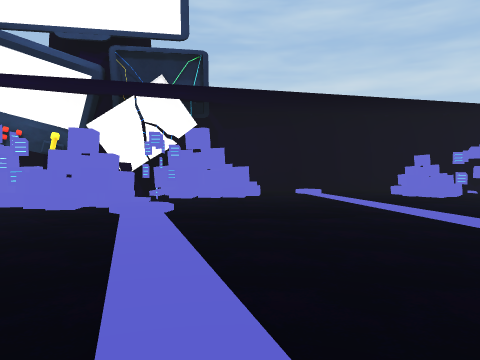
View 1 (above)

16 first-person views from a walk through a Unity game level. The camera is 1.5 m above the floor, tilts 2° down and sees 70° across. The floor is counted in squares, 2 m on a side. Each view is taken from the middle of a square. On the plan, view 1 faces up. The plan holds only what a view shows up to about 11 squares ahead; the rest is blank. The player character is not drawn. Some animated figures are not drawn. Surface patterns are stand-ins for the level's own textures.

View 2
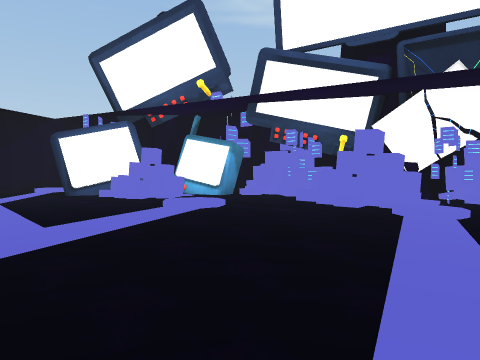

View 3
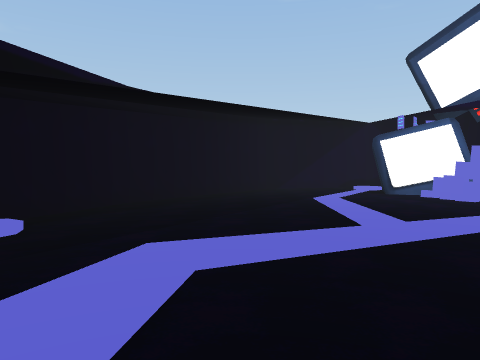

View 4
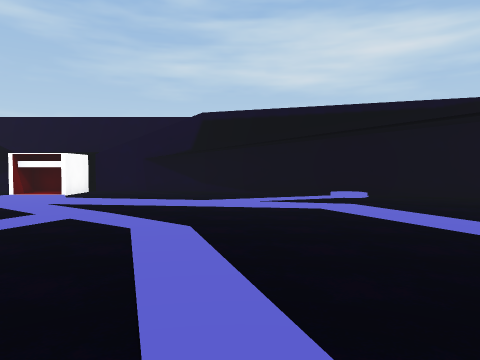

View 5
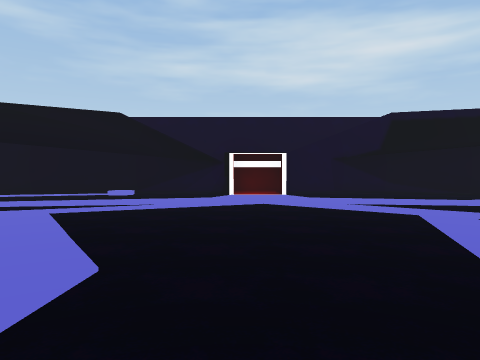

View 6
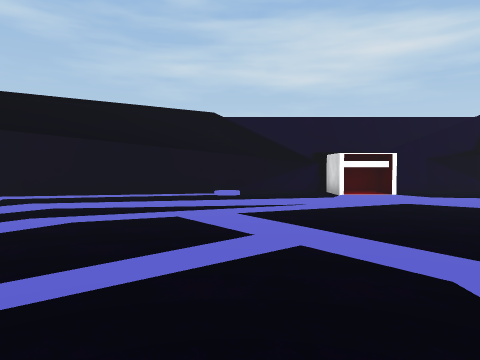

View 7
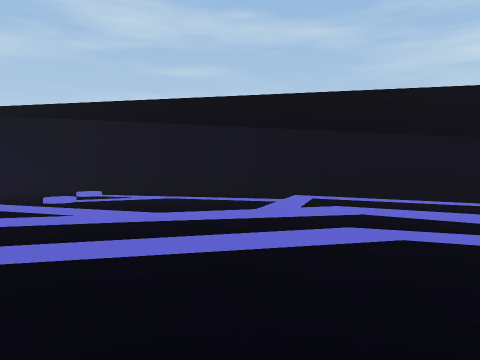

View 8
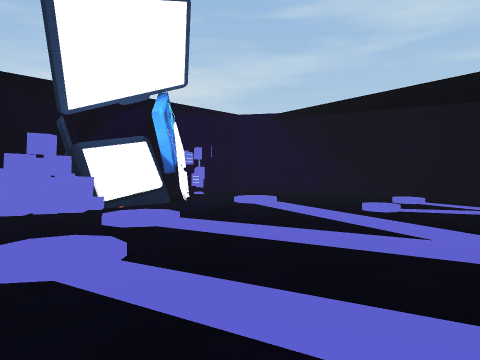

View 9
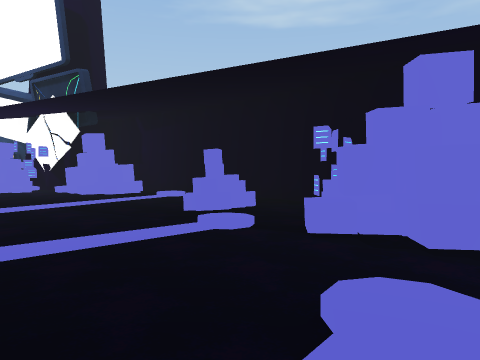

View 10
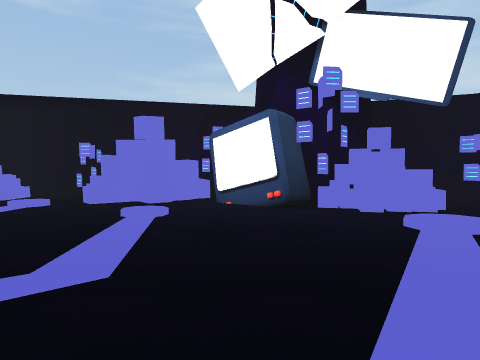

View 11
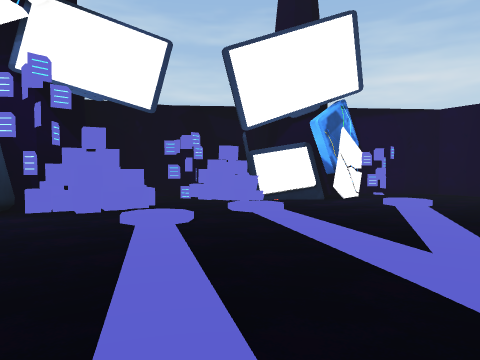

View 12
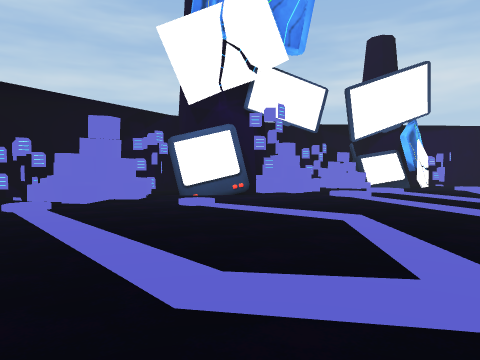

View 13
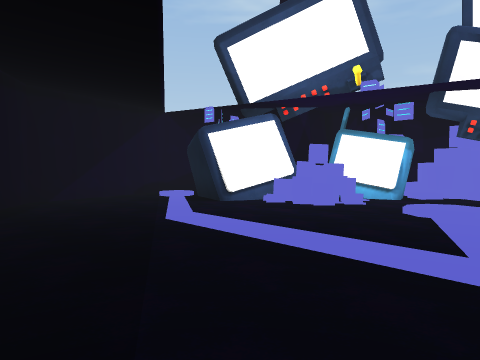

View 14
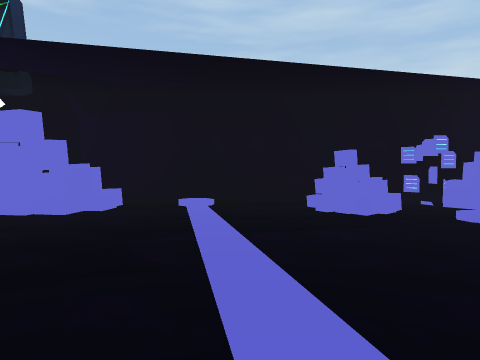

View 15
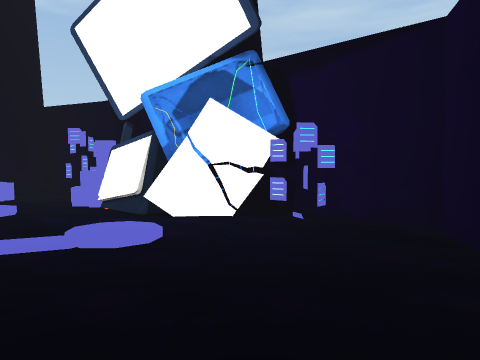

View 16
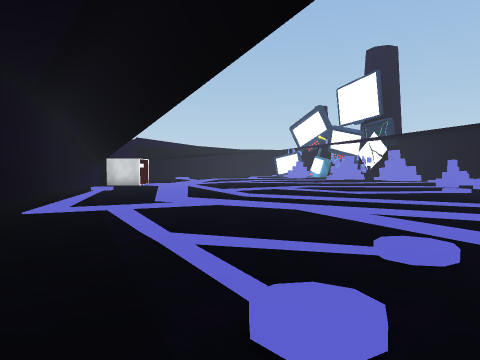

### Floor plan
Key: @ floor where view 1 was taken; # wall or solid block; x gap in a wall; . main floor; : floor 0.25 m higher than the main floor; / step, stairs or slope; = window, fence, low wall or low ledge; ^ raised ledge.
Columns run from 14 left of view 1 to 23 right of it. Each row starts with its distance up from view 1.
 12               #########
 11             ###.......####
 10         #   ##=./..#.^####  ####
  9         ######/....#/.##.## #..#
  8        ######......../....###x##
  7       ##.###...............#^..#####
  6      ##....=//................/.####
  5  #  ###./...................../....###
  4 #..##^^.//......... .................#
  3  #................  ................##
  2  #..................................#
  1  #..................................#
  0  #............@.....................#
 -1  ###..............................###
 -2    ##............................##
 -3     ###........................###
 -4       ###.:..................###
 -5         ####......##......####
 -6            ################

Where each view was taken, in squares from view 1:
view 1: 0 up, 0 right, facing up
view 2: 0 up, 0 right, facing up-left
view 3: 1 down, 0 right, facing left
view 4: 5 up, 1 left, facing down
view 5: 5 up, 5 right, facing down
view 6: 5 up, 8 right, facing down
view 7: 4 up, 9 right, facing down-right
view 8: 4 up, 11 right, facing right
view 9: 5 up, 10 right, facing up-left
view 10: 1 up, 11 right, facing up
view 11: 1 up, 11 right, facing up-right
view 12: 1 up, 5 right, facing up-right
view 13: 2 down, 4 left, facing up-left
view 14: 3 up, 3 right, facing up
view 15: 0 up, 20 right, facing up
view 16: 0 up, 20 right, facing left
